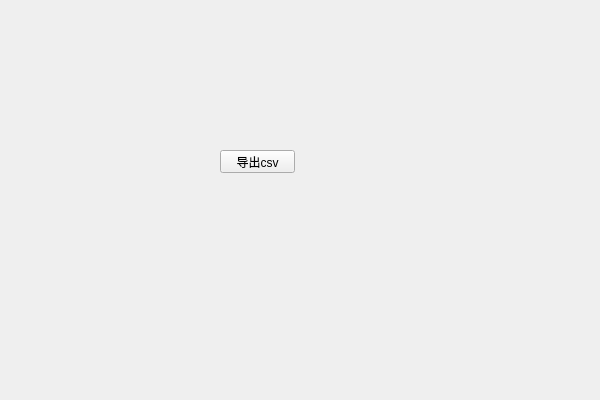
<?xml version="1.0" encoding="UTF-8"?>
<ui version="4.0">
 <class>GetParams2ExcelToolClass</class>
 <widget class="QWidget" name="GetParams2ExcelToolClass">
  <property name="geometry">
   <rect>
    <x>0</x>
    <y>0</y>
    <width>600</width>
    <height>400</height>
   </rect>
  </property>
  <property name="windowTitle">
   <string>GetParams2ExcelTool</string>
  </property>
  <widget class="QPushButton" name="pushButton">
   <property name="geometry">
    <rect>
     <x>220</x>
     <y>150</y>
     <width>75</width>
     <height>23</height>
    </rect>
   </property>
   <property name="text">
    <string>导出csv</string>
   </property>
  </widget>
 </widget>
 <layoutdefault spacing="6" margin="11"/>
 <resources>
  <include location="GetParams2ExcelTool.qrc"/>
 </resources>
 <connections/>
</ui>
